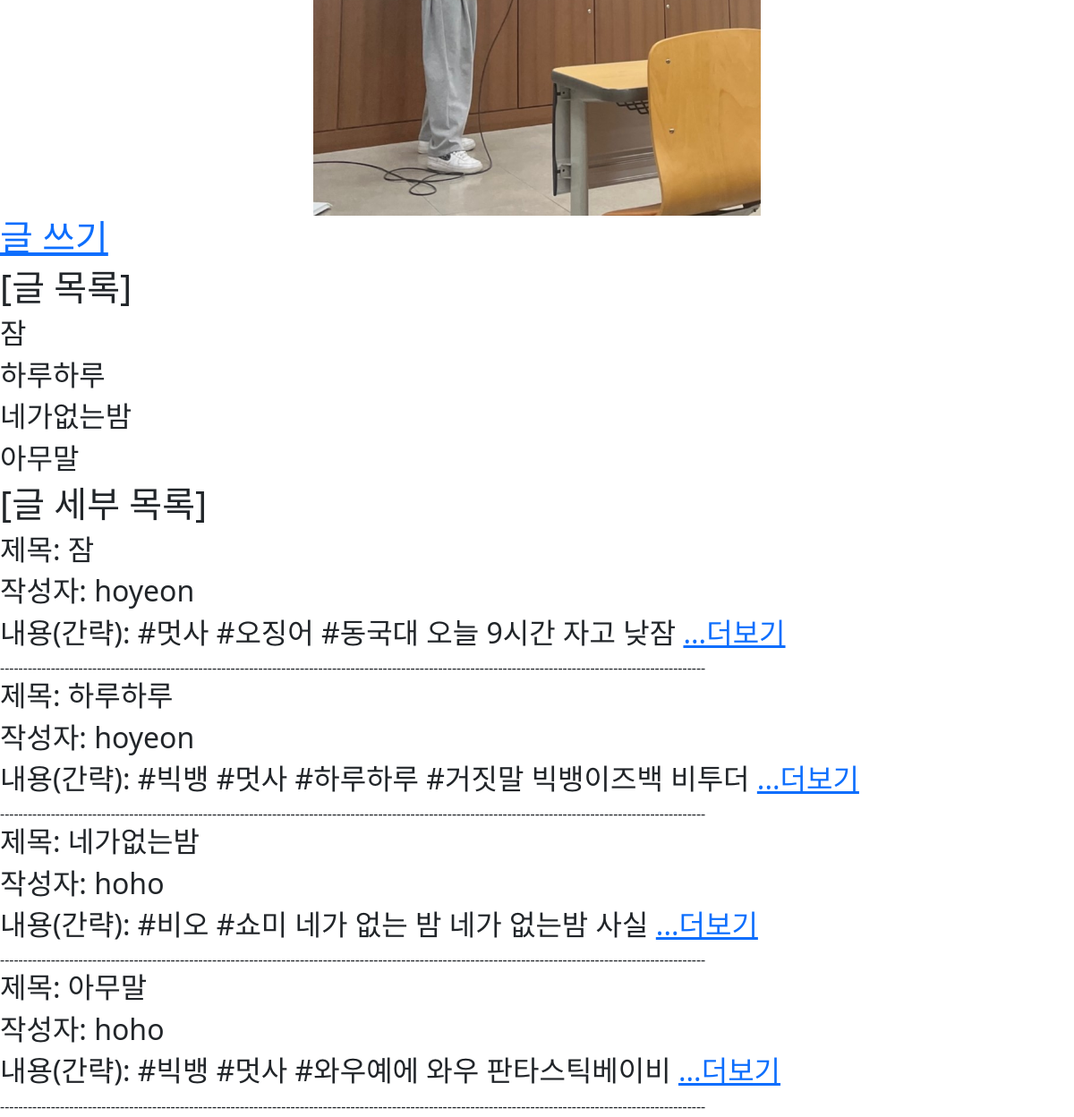
Before: / (lower part) with the older database file.
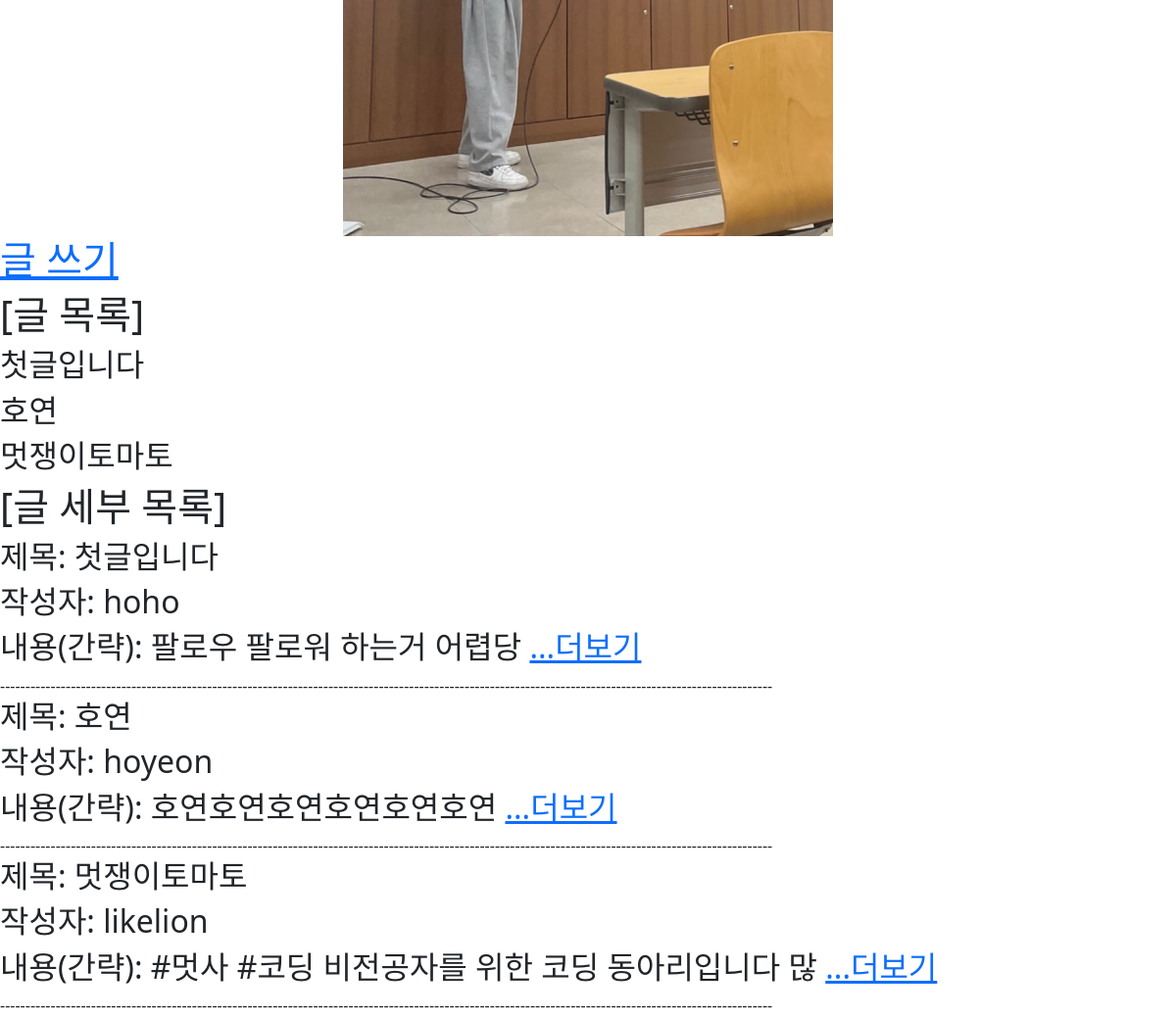
After: the same page with the newer database file.
### main/models.py (models this page shows)
class Post(models.Model):
    id = models.AutoField(primary_key=True)
    title = models.CharField(max_length=200, null=True) #제목 필드
    writer = models.ForeignKey(User, null=False, blank=False, on_delete=models.CASCADE) #작성자 필드
    address = models.CharField(max_length=200, null=True) #장소(주소) 필드
    weather = models.CharField(max_length=100, default = '', null=True) #날씨 필드, 나중에 추가해서 마이그레이션 위해 디폴트 추가
    pub_date = models.DateTimeField() #작성 시간 필드
    body = models.TextField() #게시글 필드
    image = models.ImageField(upload_to="blog/", blank=True, null=True) #이미지 필드
    tags = models.ManyToManyField(Tag, related_name='posts', blank=True)
    like = models.ManyToManyField(User, related_name='likes', blank=True)
    like_count = models.PositiveIntegerField(default=0)
    def __str__(self):
        return self.title #데이터를 호출하면 대푯값으로 데이터의 title이 나오게 됨
    def summary(self):
        return self.body[:30] #내용이 너무길 때 앞부분 30글자만 보이도록 slicing

### main/views.py (the view)
# urls.py: path('', mainpage, name="mainpage"),
def mainpage(request):
    posts = Post.objects.all() #변수 posts에 Post의 모든 객체 내용을 저장
    return render(request, 'main/mainpage.html', {'posts':posts}) # Read 기능 위한 작업

### main/templates/main/mainpage.html
{% extends 'base.html' %}
{% load static %}
{% block content %}
    <div class="mainpage-image">
        <img class="center" src = "{% static 'images/박호연1.jpg' %}" style="width:500px;">
    </div>
    <h1><a href="{% url 'main:new' %}">글 쓰기</a></h1>
    <h1>[글 목록]</h1>
    {% for post in posts %}
    <h2>{{post}}</h2>
    {% endfor %}
    <h1>[글 세부 목록]</h1>
    <div>
        {% for post in posts %}
        <div>
            <h2>제목: {{post.title}}</h2>
            <h2>작성자: {{post.writer}}</h2>
            <h2>내용(간략): {{post.summary}}
                <a href="{% url 'main:detail' post.id %}">...더보기</a>
            </h2>
        </div>
        <div>---------------------------------------------------------------------------------------------------------------------------------------------------------</div>
        {% endfor %}
    </div>
{% endblock %}

### likelion_11th/templates/base.html (shortened to what this page needs)
<!doctype html>
{% load static %}
<html lang="ko">
<head>
    <link href="https://cdn.jsdelivr.net/npm/bootstrap@5.1.3/dist/css/bootstrap.min.css" rel="stylesheet">
    <link rel="stylesheet" href="{% static 'css/project.css' %}">
</head>
<body>
    {% block content %}{% endblock %}
</body>

### likelion_11th/static/css/project.css (style rules this page uses)
body { background-image: url('../images/짱구배경.jpg'); background-size : cover; }
img { margin: auto; display: block; }

Changed rows visible on the page:
removed Post: title "하루하루", writer "hoyeon", summary "#빅뱅 #멋사 #하루하루 #거짓말 빅뱅이즈백 비투더"
removed Post: title "네가없는밤", writer "hoho", summary "#비오 #쇼미 네가 없는 밤 네가 없는밤 사실"
removed Post: title "아무말", writer "hoho", summary "#빅뱅 #멋사 #와우예에 와우 판타스틱베이비"
added Post: title "첫글입니다", writer "hoho", summary "팔로우 팔로워 하는거 어렵당"
changed Post "hoyeon": title "잠" → "호연"; summary "#멋사 #오징어 #동국대 오늘 9시간 자고 낮잠" → "호연호연호연호연호연호연"
added Post: title "멋쟁이토마토", writer "likelion", summary "#멋사 #코딩 비전공자를 위한 코딩 동아리입니다 많"
